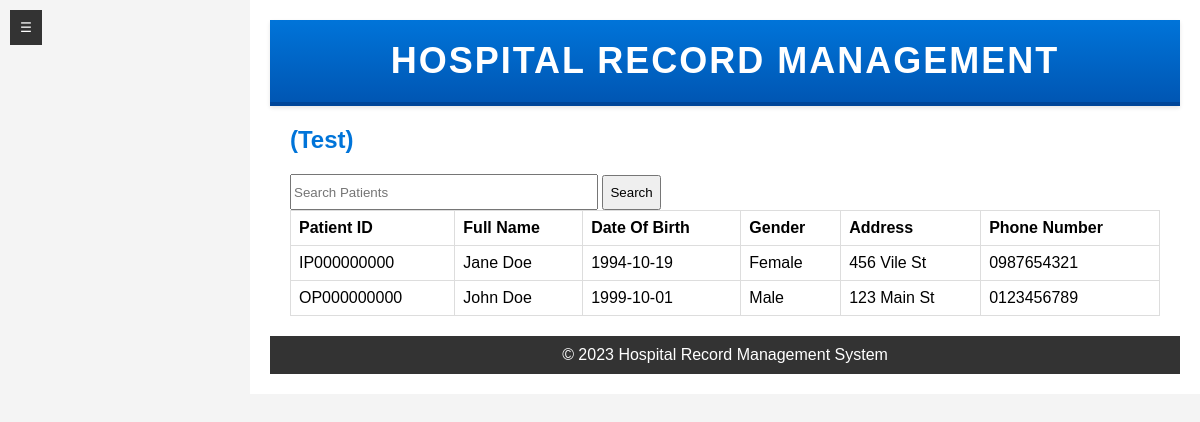
The app's page /appointments.php (signed in) with its own data.
### tables this page shows
CREATE TABLE `patients` (
  `PatientCode` char(11) NOT NULL,
  `FirstName` varchar(50) DEFAULT NULL,
  `LastName` varchar(50) DEFAULT NULL,
  `DateOfBirth` date DEFAULT NULL,
  `Gender` varchar(10) DEFAULT NULL,
  `Address` varchar(255) DEFAULT NULL,
  `PhoneNumber` varchar(20) DEFAULT NULL
);

### appointments.php (the view, shortened to what this page needs)
<!DOCTYPE html>
<html lang="en">
<head>
    <link rel="stylesheet" href="homepage_style.css">
    <link rel="stylesheet" href="sidebar.css">
</head>
<body>
    <div class="content" id="content">
        <button id="toggle-button" onclick="toggleSidebar()">☰</button>
        <header class="header">
            <h1>Hospital Record Management</h1>
        </header>
        <main class="main-section">
            <h2>(Test)</h2>
            <div class="search-bar">
                <input type="text" id="patient-search" placeholder="Search Patients">
                <button class="search-button" onclick="searchPatients()">Search</button>
            </div>
            <table>
                <thead>
                    <tr>
                        <th>Patient ID</th>
                        <th>Full Name</th>
                        <th>Date Of Birth</th>
                        <th>Gender</th>
                        <th>Address</th>
                        <th>Phone Number</th>
                    </tr>
                </thead>
                <tbody>
                    <?php
                    $servername = "localhost";
                    $username = "root";
                    $password = "";
                    $dbname = "hospitaldb";
                    $conn = new mysqli($servername, $username, $password, $dbname);
                    $sql = "SELECT PatientCode, CONCAT(FirstName, ' ', LastName) AS FullName, DateOfBirth, Gender, Address, PhoneNumber FROM patients";
                    $result = $conn->query($sql);
                    if ($result->num_rows > 0) {
                        while ($row = $result->fetch_assoc()) {
                            echo "<tr>";
                            echo "<td>" . $row["PatientCode"] . "</td>";
                            echo "<td>" . $row["FullName"] . "</td>";
                            echo "<td>" . $row["DateOfBirth"] . "</td>";
                            echo "<td>" . $row["Gender"] . "</td>";
                            echo "<td>" . $row["Address"] . "</td>";
                            echo "<td>" . $row["PhoneNumber"] . "</td>";
                            echo "</tr>";
                        }
                    } else {
                        echo "<tr><td colspan='6'>No patients found.</td></tr>";
                    }
                    ?>
                </tbody>
            </table>
        </main>
        <footer class="footer">
            <p>&copy; <?php echo date("Y"); ?> Hospital Record Management System</p>
        </footer>
    </div>
</body>
</html>

### homepage_style.css (style rules this page uses)
body, h1, h2, p, ul, li { margin: 0; padding: 0; }
body { font-family: Arial, sans-serif; background-color: #f4f4f4; display: flex; }
.content { flex-grow: 1; padding: 20px; background-color: #fff; margin-left: 250px; }
.header { background: linear-gradient(to bottom, #0074d9, #0056b3); color: #fff; padding: 20px; text-align: center; border-bottom: 4px solid #004699; box-shadow: 0 2px 4px rgba(0, 0, 0, 0.1); }
.header h1 { font-size: 36px; text-transform: uppercase; letter-spacing: 2px; }
.main-section { padding: 20px; }
.main-section h2 { color: #0074d9; font-size: 24px; margin-bottom: 20px; }
.footer { background-color: #333; color: #fff; padding: 10px; text-align: center; clear: both; }

### sidebar.css (style rules this page uses)
.content { margin-left: 250px; transition: 0.3s; }
.search-bar input { height: 30px; width: 300px; }
.search-button { height: 35px; }
#toggle-button { background-color: #333; color: white; border: none; cursor: pointer; padding: 10px; position: absolute; top: 10px; left: 10px; }
table { width: 100%; border-collapse: collapse; }
table, th, td { border: 1px solid #ddd; }
th, td { padding: 8px; text-align: left; }

### records on screen
patients: PatientCode "IP000000000", FullName "Jane Doe", DateOfBirth "1994-10-19", Gender "Female", Address "456 Vile St", PhoneNumber "0987654321"
patients: PatientCode "OP000000000", FullName "John Doe", DateOfBirth "1999-10-01", Gender "Male", Address "123 Main St", PhoneNumber "0123456789"
